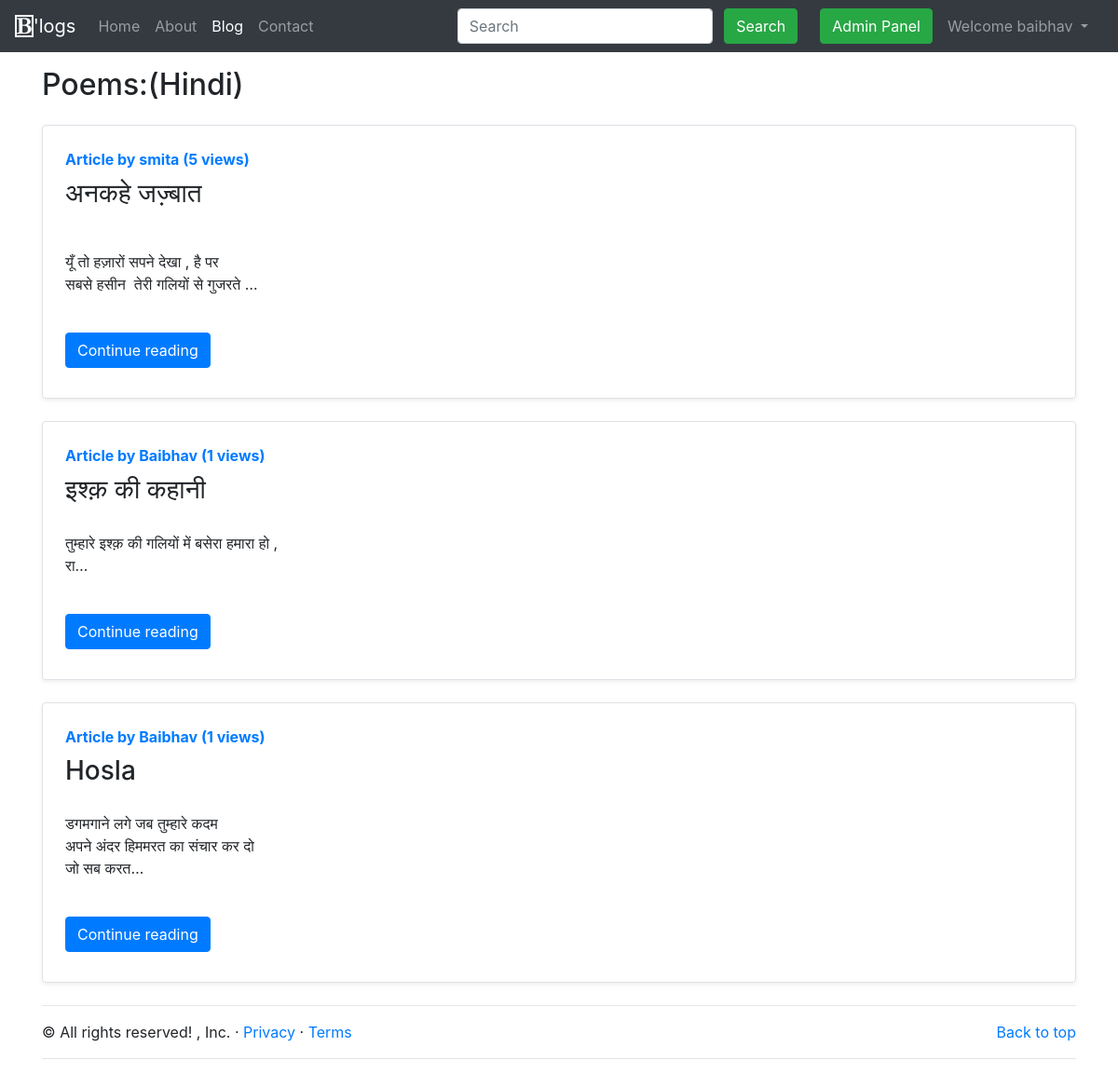
Page /blog/ (signed in) on the committed database.
### blog/models.py (models this page shows, shortened)
class Post(models.Model):
    sno = models.AutoField(primary_key = True)
    title = models.CharField( max_length=255)
    content = models.TextField()
    author = models.CharField( max_length=50)
    slug = models.CharField( max_length=130)
    views = models.IntegerField(default=0)
    timeStamp = models.DateTimeField(blank = True)

### blog/views.py (the view)
# urls.py: path('', views.blogHome, name="bloghome"),
def blogHome(request):
    allPosts= Post.objects.all()
    context={'allPosts': allPosts}
    return render(request, "blog/blogHome.html", context)

### templates/blog/blogHome.html (shortened to what this page needs)
{% extends 'base.html' %}
{% block blogactive %} active {% endblock blogactive %}
{% block body %}
<div class="container my-3">
    <h2>Poems:(Hindi)</h2>
    {% for post in allPosts %}
    <div class="row no-gutters border rounded overflow-hidden flex-md-row my-4 shadow-sm h-md-250 position-relative">
        <div class="col p-4 d-flex flex-column position-static">
            <strong class="d-inline-block mb-2 text-primary">Article by {{post.author}} ({{post.views}} views)</strong>
            <h3 class="mb-0">{{post.title}}</h3>
            <p class="card-text mb-auto"><div class="preview">{{post.content|safe| truncatechars:100 }}</div></p>
            <div class="my-2">
            <a href="/blog/{{post.slug}}" role="button" class="btn btn-primary">Continue reading</a>
            </div>
        </div>
    </div>
    {% endfor %}
</div>
{% endblock body %}

### templates/base.html (shortened to what this page needs)
<!doctype html>
<html lang="en">
<head>
  <link rel="stylesheet" href="https://stackpath.bootstrapcdn.com/bootstrap/4.4.1/css/bootstrap.min.css"
>
<link rel="stylesheet" href="https://cdnjs.cloudflare.com/ajax/libs/font-awesome/4.7.0/css/font-awesome.min.css">
</head>
<body>
  <nav class="navbar navbar-expand-lg navbar-dark bg-dark">
    <a class="navbar-brand" href="/"><i class="fa fa-bold" style="border: 2px solid white;" aria-hidden="true"></i>'logs</a>
    <div class="collapse navbar-collapse" id="navbarSupportedContent">
      <ul class="navbar-nav mr-auto">
        <li class="nav-item {% block homeactive %} {% endblock homeactive %}">
          <a class="nav-link" href="/">Home <span class="sr-only">(current)</span></a>
        </li>
        <li class="nav-item {% block aboutactive %} {% endblock aboutactive %}">
          <a class="nav-link" href="/about">About</a>
        </li>
        <li class="nav-item {% block blogactive %} {% endblock blogactive %}">
          <a class="nav-link" href="/blog">Blog</a>
        </li>
        <li class="nav-item {% block contactactive %} {% endblock contactactive %}">
          <a class="nav-link" href="/contact">Contact</a>
        </li>
      </ul>
      <div class="ml-auto form-inline">
      <form method="get" action="/search" class=" my-2 my-lg-0 mx-3">
        <input class="form-control mr-sm-2" type="search" placeholder="Search" aria-label="Search" name="query"
          id="query">
        <button class="btn btn-success my-2 my-sm-0" type="submit">Search</button>
      </form>
      <a href="/admin" role="button" target="_blank" class="btn btn-success m-2 my-sm-0">Admin Panel</a>
      {% if user.is_authenticated %}
      <ul class="navbar-nav mr-2">
      <li class="nav-item dropdown">
        <a class="nav-link dropdown-toggle" href="#" id="navbarDropdown" role="button" data-toggle="dropdown" aria-haspopup="true" aria-expanded="false">
          Welcome {{request.user}}
        </a>
      </li>
      </ul>
      {% endif %}
      </div>
    </div>
  </nav>
  {% block body %}
  {% endblock body %}
<footer class="container">
  <hr>
      <p class="float-right"><a href="#">Back to top</a></p>
      <p>© All rights reserved! , Inc. · <a href="#">Privacy</a> · <a href="#">Terms</a></p>
      <hr>
    </footer>
</body>
</html>

### rows in the picture
Post: author "smita", views "5", title "अनकहे जज़्बात", content "यूँ तो हज़ारों सपने देखा , है पर सबसे हसीन तेरी गलियों से गुजरते …"
Post: author "Baibhav", views "1", title "इश्क़ की कहानी", content "तुम्हारे इश्क़ की गलियों में बसेरा हमारा हो , रा…"
Post: author "Baibhav", views "1", title "Hosla", content "डगमगाने लगे जब तुम्हारे कदम अपने अंदर हिममरत का संचार कर दो जो सब करत…"

### other values in the picture
{{ request.user }} "baibhav"
